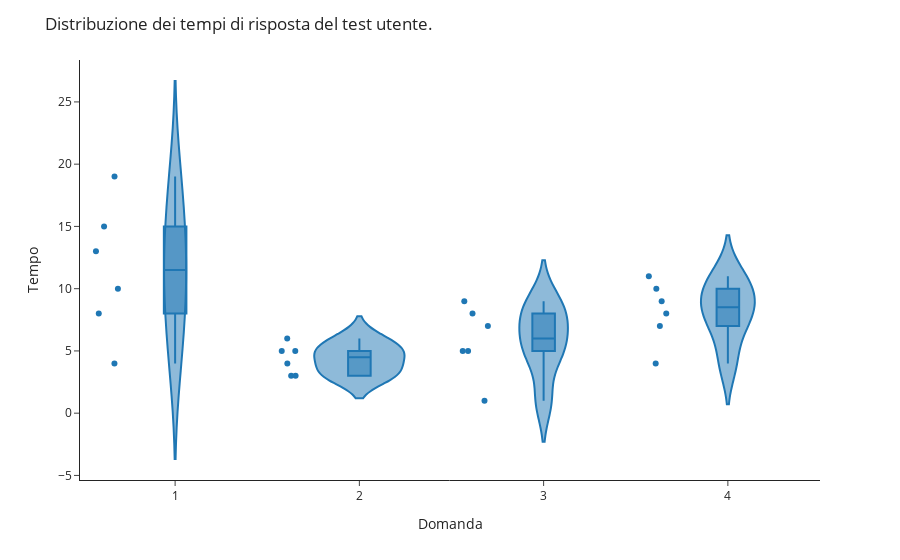

Notebook code cell kept with this figure:
### Code cell
import plotly.io as pio
import plotly.express as px
fig = px.violin(dataframePsicometrico, box=True, # draw box plot inside the violin
                y="Tempo",
                x="Domanda",
                points='all', # can be 'outliers', or False
                template='simple_white'
               )
fig.update_layout(
    title="Distribuzione dei tempi di risposta del test utente.",
    xaxis_title="Domanda",yaxis_title="Tempo")
fig.show()
fig.write_html("./violin_tempo.html")

### Figure 1 — Plotly figure (JSON) as saved in the notebook; plotly's stock layout.template omitted (floating-point values rounded to 4 significant figures)
{"data": [{"alignmentgroup": "True", "box": {"visible": true}, "hovertemplate": "Domanda=%{x}<br>Tempo=%{y}<extra></extra>", "legendgroup": "", "marker": {"color": "#1F77B4"}, "name": "", "offsetgroup": "", "orientation": "v", "points": "all", "scalegroup": "True", "showlegend": false, "type": "violin", "x": [1, 1, 1, 1, 1, 1, 2, 2, 2, 2, 2, 2, 3, 3, 3, 3, 3, 3, 4, 4, 4, 4, 4, 4], "x0": " ", "xaxis": "x", "y": [10, 19, 13, 15, 8, 4, 3, 4, 6, 5, 3, 5, 8, 1, 5, 9, 7, 5, 4, 7, 11, 9, 8, 10], "y0": " ", "yaxis": "y"}], "layout": {"legend": {"tracegroupgap": 0}, "margin": {"t": 60}, "title": {"text": "Distribuzione dei tempi di risposta del test utente."}, "violinmode": "group", "xaxis": {"anchor": "y", "domain": [0, 1], "title": {"text": "Domanda"}}, "yaxis": {"anchor": "x", "domain": [0, 1], "title": {"text": "Tempo"}}}}
